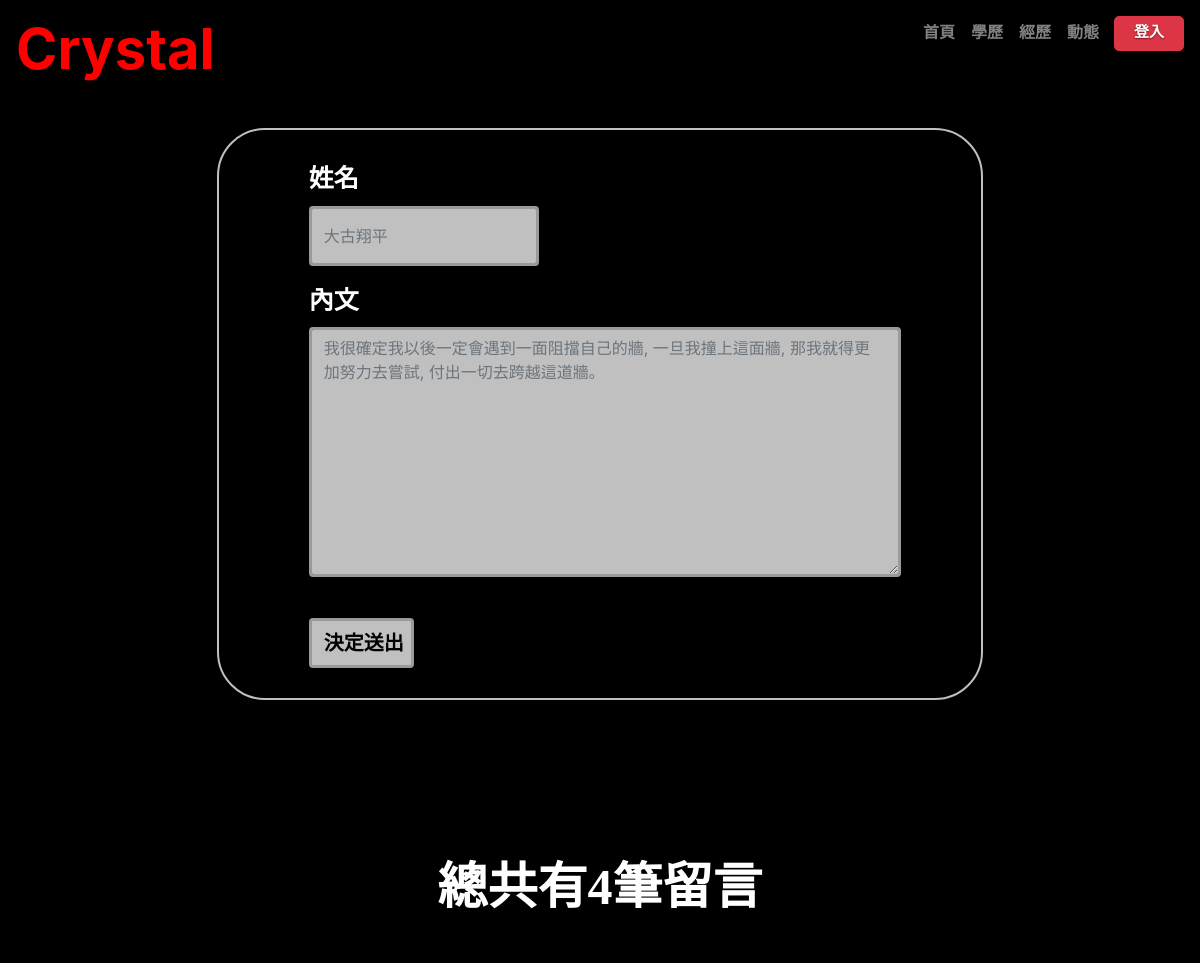
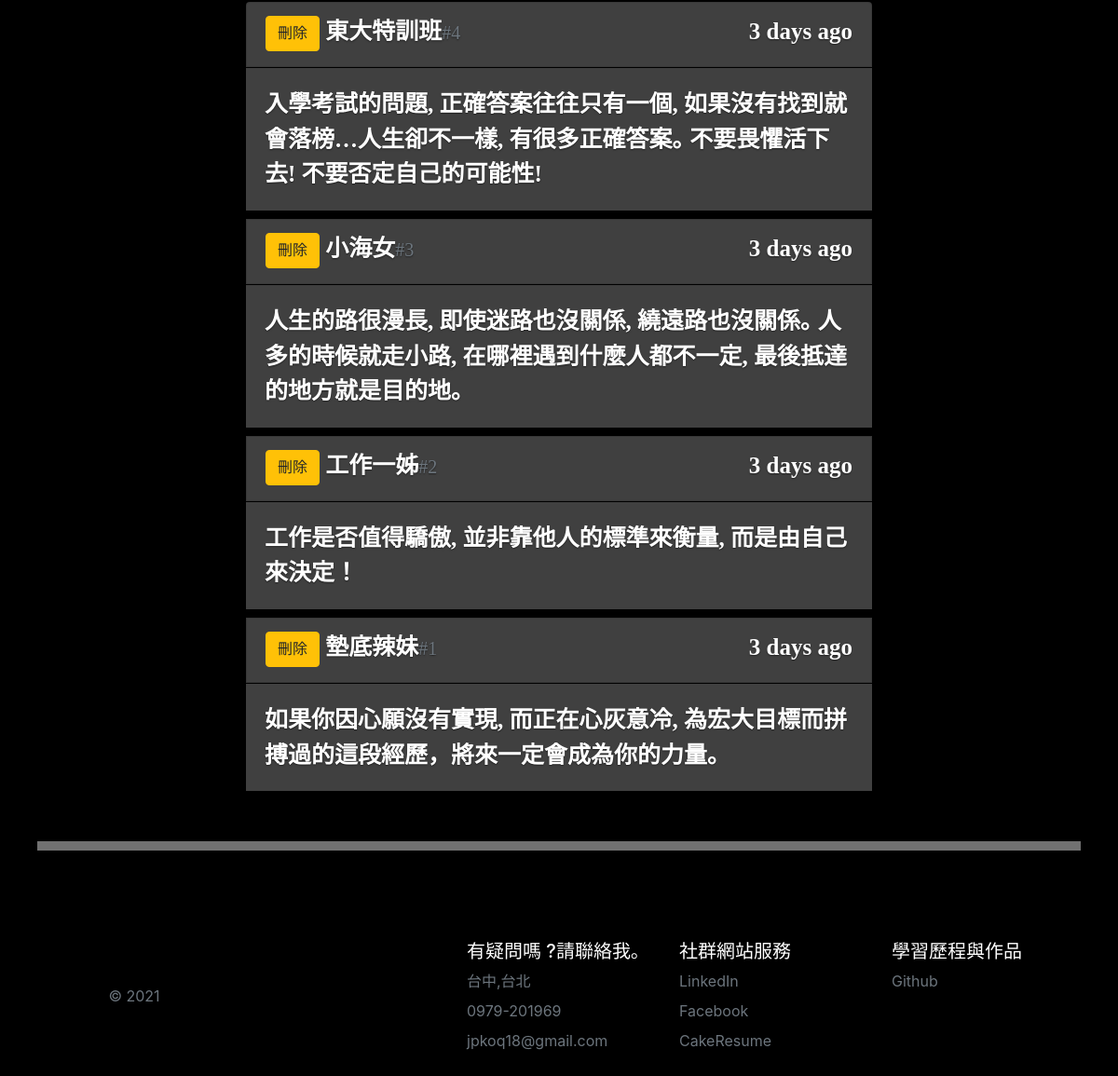
Screenshot of /message with the database file from the repository (2 pictures, top to bottom).
### PersonalWeb/models.py (models this page shows)
class Message(db.Model):
    id = db.Column(db.Integer , primary_key = True)
    name = db.Column(db.String(20))
    body = db.Column(db.String(200))
    timestamp = db.Column(db.DateTime , default = datetime.utcnow , index = True)

### PersonalWeb/views.py (the view, shortened to what this page needs)
@app.route('/message',methods = ["GET","POST"])
def message():
    form = HelloForm()
    messages=Message.query.order_by(Message.timestamp.desc()).all()
    return render_template('message.html' , form = form ,messages=messages)

### PersonalWeb/forms.py
class HelloForm(FlaskForm):
    name = StringField(label = "姓名" , validators= [DataRequired(), Length(1,20)],render_kw ={'placeholder':'大古翔平' })
    body = TextAreaField(label = "內文" , validators=[DataRequired(),Length(1,200)],render_kw={'placeholder':'我很確定我以後一定會遇到一面阻擋自己的牆, 一旦我撞上這面牆, 那我就得更加努力去嘗試, 付出一切去跨越這道牆｡'})
    submit = SubmitField(label = "決定送出")

### PersonalWeb/templates/message.html (shortened to what this page needs)
{% extends "base.html"%}
{%   from 'bootstrap/form.html'  import render_form %}
{% block main %}
<div class="row">
    <div class="col-md-2 "></div>
    <div class="col-md-8 text-left center">
        {{ render_form(form ,button_map = {'submit':'danger'}, extra_classes = 'message')  }}
    </div>
    <div class="col-md-2 "></div>
</div>
<div class="total" >
    總共有{{ messages | length }}筆留言
</div>
<div class="list-group">
    {% for message in messages %}
        <a class="list-group-item list-group-item-action flex-column mylist">
            <div class="d-flex w-100 justify-content-between">
                <span class="mb-1 name">
                    <form class ='inline' method="post" action="{{url_for('delete_message', message_id=message.id)}}">
                        <button type='submit' class="btn btn-warning btn-md" onclick="return confirm('你確定嗎?')">刪除</button>
                    </form>
                    {{ message.name}}<small class="text-muted">#{{ loop.revindex }}</small>
                </span>
                <span class="mb-1 name" data-toggle='tooltip' data-placeent="top"
                    data-timestamp="{{ message.timestamp.strftime('%Y-%m-%dT%H:%M:%SZ') }}"
                    data-delay="500">
                    {{ moment(message.timestamp).fromNow(refresh=True) }}
                </span>
            </div>
        </a>
        <p class ="mb-1 text-left word">{{ message.body }}</p>
    {% endfor %}
</div>
<center ><div class="divider1"></div></center>
{% endblock %}

### PersonalWeb/static/css/style.css (style rules this page uses)
a, a:focus, a:hover { color: #fff; }
html, body { height: 100%; background-color:black; }
body { display: -ms-flexbox; display: flex; color: #fff; text-shadow: 0 .05rem .1rem rgba(0, 0, 0, .5); box-shadow: inset 0 0 5rem rgba(0, 0, 0, .5); }
.divider1 { height: 10px; width: 100%; background-color:#717171; margin-top: 50px ; }
.center { border: 2px solid silver; padding-top: 30px; padding-bottom: 30px; padding-left: 90px; margin-top: 45px; border-radius: 3rem; }
.message .btn { width:105px ; height: 50px; font-weight: bold; font-family: "Microsoft YaHei"; font-size: 20px; margin-top :25px !important; }
.message input { border: 3px solid #9a9a9a; background-color: silver; color: black; width: 35%; height: 60px; }
.message textarea { border: 3px solid #9a9a9a; background-color: silver; width: 90%; height: 250px; }
.message label { font-size: 25px; font-weight: bold; font-family: "Microsoft YaHei"; }
.total { font-size: 50px; font-weight: bold; font-family: "Microsoft YaHei"; margin-top: 150px; margin-bottom: 35px; }
.mylist { background-color: #404040; margin-left: auto; margin-right: auto; margin-bottom: 1px; margin-top: 5px; width: 60%; }
.name { font-size: 25px; font-weight: bold; font-family:"Microsoft YaHei" ; }
.word { background-color: #404040; width: 60%; margin-top: 0px; margin-right: auto; margin-left: auto; font-family:"Microsoft YaHei" ; font-size: 25px; font-weight: bold; padding: 20px; }
input[type=text] { height: 60px }
input[type=submit] { height: 60px; width: 100%; margin-top: 70px; font-size: 20px; font-weight: bold; font-family:"Microsoft YaHei" ; }
.inline { display: inline ; }

### rows the page displays
Message: name "東大特訓班", timestamp "3 days ago", body "入學考試的問題, 正確答案往往只有一個, 如果沒有找到就會落榜…人生卻不一樣, 有很多正確答案｡ 不要畏懼活下去! 不要否定自己的可能性!"
Message: name "小海女", timestamp "3 days ago", body "人生的路很漫長, 即使迷路也沒關係, 繞遠路也沒關係｡ 人多的時候就走小路, 在哪裡遇到什麼人都不一定, 最後抵達的地方就是目的地｡"
Message: name "工作一姊", timestamp "3 days ago", body "工作是否值得驕傲, 並非靠他人的標準來衡量, 而是由自己來決定！"
Message: name "墊底辣妹", timestamp "3 days ago", body "如果你因心願沒有實現, 而正在心灰意冷, 為宏大目標而拼搏過的這段經歷，將來一定會成為你的力量｡"

### other values shown
{{ messages | length }} "4"
